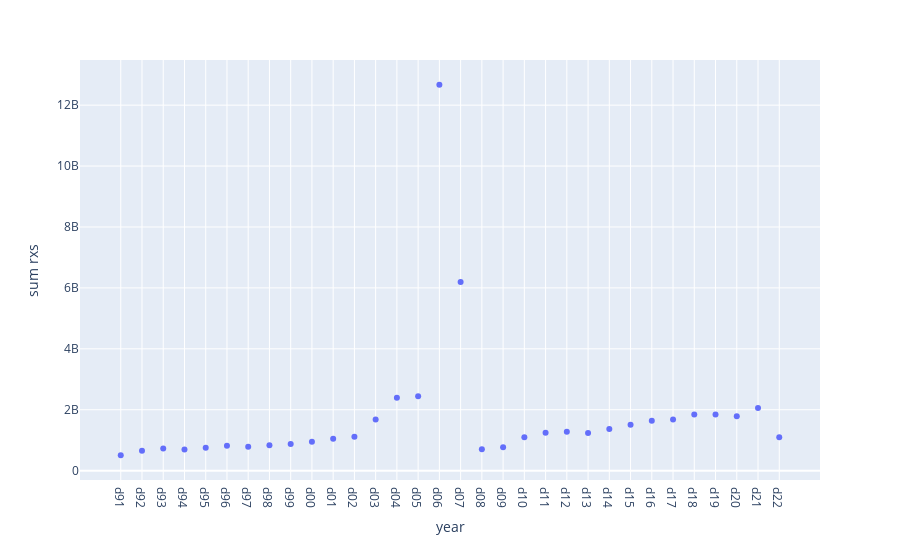

Notebook cell for this chart:
### Code cell
sets = ['d91','d92','d93','d94','d95','d96','d97','d98','d99','d00','d01','d02','d03','d04','d05','d06','d07','d08','d09','d10','d11','d12','d13','d14','d15','d16','d17','d18','d19','d20','d21','d22',]

result = {}
result_index = 0
for set in sets:
    loc_dict = {}
    query = f"SELECT SUM(number_of_prescriptions) FROM {set}"
    df = pd.read_sql(query, conn)
    result[set] = df.iloc[0][0]
loc = pd.DataFrame.from_dict(result, orient='index',
                       columns=['sum rxs'])
loc.reset_index(drop=False,names='year',inplace=True)
px.scatter(loc, x='year', y='sum rxs').show()

### Figure 1 — Plotly figure (JSON) as saved in the notebook; plotly's stock layout.template omitted (floating-point values rounded to 4 significant figures)
{"data": [{"hovertemplate": "year=%{x}<br>sum rxs=%{y}<extra></extra>", "legendgroup": "", "marker": {"color": "#636efa", "symbol": "circle"}, "mode": "markers", "name": "", "orientation": "v", "showlegend": false, "type": "scatter", "x": ["d91", "d92", "d93", "d94", "d95", "d96", "d97", "d98", "d99", "d00", "d01", "d02", "d03", "d04", "d05", "d06", "d07", "d08", "d09", "d10", "d11", "d12", "d13", "d14", "d15", "d16", "d17", "d18", "d19", "d20", "d21", "d22"], "xaxis": "x", "y": [505463136, 651193342, 728642173, 697120973, 750938267, 819102998, 788058359, 836201850, 874403543, 949837806, 1046782663, 1111853142, 1681743714, 2395509792, 2445121971, 12670033395, 6193496970, 702048280, 770938255, 1100542850, 1245379512, 1279357819, 1237833243, 1366523372, 1503495049, 1635352621, 1682669041, 1841990494, 1843724534, 1782784168, 2056205291, 1096756405], "yaxis": "y"}], "layout": {"legend": {"tracegroupgap": 0}, "margin": {"t": 60}, "xaxis": {"anchor": "y", "domain": [0, 1], "title": {"text": "year"}}, "yaxis": {"anchor": "x", "domain": [0, 1], "title": {"text": "sum rxs"}}}}
